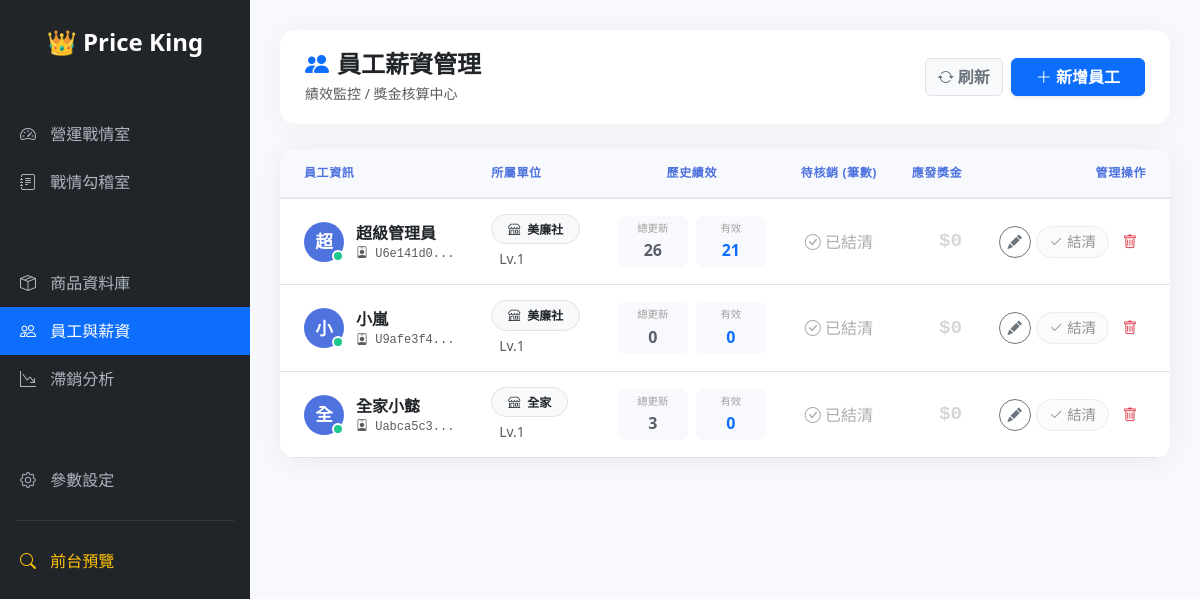
The app's page /admin/staff (signed in) with its own data.
### tables this page shows
CREATE TABLE staff (line_id TEXT PRIMARY KEY, username TEXT UNIQUE, password TEXT, name TEXT, role TEXT DEFAULT 'staff', chain_id INTEGER DEFAULT -1, wallet INTEGER DEFAULT 0, level INTEGER DEFAULT 1, status INTEGER DEFAULT 1);

CREATE TABLE chains (id INTEGER PRIMARY KEY AUTOINCREMENT, name TEXT, status INTEGER DEFAULT 1, logo_url TEXT DEFAULT '');

### app.py (the view)
@app.route('/admin/staff')
def admin_staff():
    if not is_admin_logged_in(): return redirect(url_for('admin_login'))
    conn = get_db(); cur = conn.cursor()
    cur.execute("SELECT s.*, c.name as chain_name FROM staff s LEFT JOIN chains c ON s.chain_id = c.id ORDER BY s.line_id ASC")
    staff_list = []
    for row in cur.fetchall():
        s = dict(row)
        cur.execute("SELECT COUNT(*) FROM price_logs WHERE staff_line_id = ?", (s['line_id'],))
        s['total_logs'] = cur.fetchone()[0]
        cur.execute("SELECT COUNT(*) FROM price_logs WHERE staff_line_id = ? AND status = 1", (s['line_id'],))
        s['valid_logs'] = cur.fetchone()[0]
        cur.execute("SELECT COUNT(*) FROM price_logs WHERE staff_line_id = ? AND status = 1 AND COALESCE(is_paid, 0) = 0", (s['line_id'],))
        s['unpaid_logs'] = cur.fetchone()[0]
        s['calc_wallet'] = s.get('wallet', 0)
        if s.get('status') is None: s['status'] = 1
        staff_list.append(s)
    cur.execute("SELECT * FROM chains WHERE status = 1")
    chains = [dict(r) for r in cur.fetchall()]
    conn.close(); return render_template('admin/staff.html', staff_list=staff_list, chains=chains)

### app.py (called while the page is built)
def get_db():
    conn = database.get_db_connection()
    conn.row_factory = sqlite3.Row
    return conn

def is_admin_logged_in(): return session.get('admin_logged_in')

### database.py (called while the page is built)
def get_db_connection():
    if config.DATABASE_URL:
        conn = psycopg2.connect(config.DATABASE_URL, cursor_factory=RealDictCursor)
        return conn
    else:
        import sqlite3
        BASE_DIR = os.path.dirname(os.path.abspath(__file__))
        DB_PATH = os.path.join(BASE_DIR, "database.db")
        conn = sqlite3.connect(DB_PATH)
        conn.row_factory = sqlite3.Row
        return SQLiteConnectionWrapper(conn)

    def execute(self, sql, params=None):
        if params is not None:
            sql = sql.replace('%s', '?')
            return self.cursor.execute(sql, params)
        return self.cursor.execute(sql)

    def fetchone(self):
        return self.cursor.fetchone()

    def fetchall(self):
        return self.cursor.fetchall()

    def cursor(self):
        return SQLiteCursorWrapper(self.conn.cursor())

    def close(self):
        self.conn.close()

### templates/admin/staff.html (shortened to what this page needs)
{% extends "admin/base.html" %}
{% block content %}
<div class="page-header">
    <div>
        <h4 class="mb-1 fw-bold text-dark"><i class="bi bi-people-fill text-primary me-2"></i>員工薪資管理</h4>
        <div class="text-muted small">績效監控 / 獎金核算中心</div>
    </div>
    <div class="d-flex gap-2">
        <button class="btn btn-light text-secondary border fw-bold" onclick="location.reload()">
            <i class="bi bi-arrow-repeat"></i> 刷新
        </button>
        <button class="btn btn-primary fw-bold px-4 shadow-sm" data-bs-toggle="modal" data-bs-target="#addStaffModal">
            <i class="bi bi-plus-lg"></i> 新增員工
        </button>
    </div>
</div>
<div class="dashboard-card">
    <div class="table-responsive">
        <table class="table table-hover mb-0">
            <thead>
                <tr>
                    <th class="ps-4">員工資訊</th>
                    <th>所屬單位</th>
                    <th class="text-center">歷史績效</th>
                    <th class="text-center">待核銷 (筆數)</th>
                    <th class="text-end">應發獎金</th>
                    <th class="text-end pe-4">管理操作</th>
                </tr>
            </thead>
            <tbody>
                {% for s in staff_list %}
                <tr>
                    <td class="ps-4">
                        <div class="d-flex align-items-center">
                            <div class="avatar-circle" style="background-color: {{ 'gray' if s.status == 0 else '#4e73df' }}">
                                {{ s.name[0] }}
                                <div class="status-dot" style="background-color: {{ '#1cc88a' if s.status == 1 else '#e74a3b' }}"></div>
                            </div>
                            <div>
                                <div class="fw-bold text-dark">{{ s.name }}</div>
                                <div class="text-muted small font-monospace" style="font-size: 0.75rem;">
                                    <i class="bi bi-person-badge"></i> {{ s.line_id[:8] }}...
                                </div>
                            </div>
                        </div>
                    </td>
                    <td>
                        {% if s.chain_name %}
                            <div class="badge bg-light text-dark border px-3 py-2 rounded-pill">
                                <i class="bi bi-shop me-1"></i> {{ s.chain_name }}
                            </div>
                        {% else %}
                            <span class="badge bg-secondary rounded-pill">自由人</span>
                        {% endif %}
                        <div class="small text-muted mt-1 ms-2">Lv.{{ s.level }}</div>
                    </td>
                    <td class="text-center">
                        <div class="d-flex justify-content-center gap-2">
                            <div class="data-pill">
                                <span class="label">總更新</span>
                                <span class="value">{{ s.total_logs }}</span>
                            </div>
                            <div class="data-pill">
                                <span class="label">有效</span>
                                <span class="value text-primary">{{ s.valid_logs }}</span>
                            </div>
                        </div>
                    </td>
                    <td class="text-center">
                        {% if s.unpaid_logs > 0 %}
                            <div class="unpaid-box shadow-sm">
                                <i class="bi bi-exclamation-circle-fill me-1"></i>
                                <strong>{{ s.unpaid_logs }}</strong> 筆
                            </div>
                        {% else %}
                            <span class="text-muted opacity-50"><i class="bi bi-check-circle"></i> 已結清</span>
                        {% endif %}
                    </td>
                    <td class="text-end">
                        {% if s.calc_wallet > 0 %}
                            <div class="wallet-amount text-money">${{ s.calc_wallet }}</div>
                        {% else %}
                            <div class="wallet-amount text-muted opacity-25">$0</div>
                        {% endif %}
                    </td>
                    <td class="text-end pe-4">
                        <div class="action-btn-group">
                            <button class="btn btn-outline-secondary"
                                    onclick="editStaff('{{ s.line_id }}', '{{ s.name }}', '{{ s.level }}', '{{ s.chain_id }}', '{{ s.status }}')"
                                    title="編輯與停權">
                                <i class="bi bi-pencil-fill"></i>
                            </button>
                            {% if s.calc_wallet > 0 %}
                            <form action="/admin/staff/payout" method="POST" class="d-inline"
                                  onsubmit="return confirm('💰 核銷確認：\n\n員工：{{ s.name }}\n金額：${{ s.calc_wallet }}\n筆數：{{ s.unpaid_logs }} 筆\n\n確定核銷並歸零嗎？');">
                                <input type="hidden" name="line_id" value="{{ s.line_id }}">
                                <button type="submit" class="btn btn-success shadow-sm btn-payout">
                                    <i class="bi bi-cash-stack me-1"></i> 核銷
                                </button>
                            </form>
                            {% else %}
                                <button class="btn btn-light text-muted border btn-payout" disabled>
                                    <i class="bi bi-check2 me-1"></i> 結清
                                </button>
                            {% endif %}
                            <form action="/admin/staff/delete" method="POST" class="d-inline"
                                  onsubmit="return confirm('⚠️ 危險操作！\n\n確定要刪除員工 [ {{ s.name }} ] 嗎？\n此操作無法復原！');">
                                <button type="submit" class="btn btn-outline-danger border-0" title="刪除員工">
                                    <i class="bi bi-trash"></i>
                                </button>
                            </form>
                        </div>
                    </td>
                </tr>
                {% endfor %}
            </tbody>
        </table>
    </div>
</div>
{% endblock %}

### templates/admin/staff.html (style rules this page uses)
:root { --primary-bg: #f8f9fc; --card-border: #e3e6f0; --text-dark: #3a3b45; --text-muted: #858796; }
body { background-color: var(--primary-bg); font-family: 'Nunito', system-ui, sans-serif; }
.page-header { background: white; padding: 20px 25px; border-radius: 15px; box-shadow: 0 0.15rem 1.75rem 0 rgba(58, 59, 69, 0.05); margin-bottom: 25px; display: flex; justify-content: space-between; align-items: center; }
.dashboard-card { background: white; border: none; border-radius: 15px; box-shadow: 0 0.15rem 1.75rem 0 rgba(58, 59, 69, 0.08); overflow: hidden; }
.table thead th { background-color: #f8f9fc; color: #4e73df; font-weight: 700; text-transform: uppercase; font-size: 0.75rem; letter-spacing: 0.05em; border-bottom: 2px solid #e3e6f0; padding: 15px; }
.table tbody td { padding: 15px; vertical-align: middle; color: #5a5c69; }
.avatar-circle { width: 40px; height: 40px; background-color: #4e73df; color: white; border-radius: 50%; display: flex; align-items: center; justify-content: center; font-weight: bold; font-size: 1.1rem; margin-right: 12px; position: relative; }
.status-dot { width: 12px; height: 12px; border-radius: 50%; border: 2px solid white; position: absolute; bottom: 0; right: 0; }
.data-pill { display: inline-flex; flex-direction: column; align-items: center; padding: 5px 10px; border-radius: 8px; background: #f8f9fc; min-width: 70px; }
.data-pill .label { font-size: 0.65rem; color: #a0a0a0; text-transform: uppercase; margin-bottom: 2px; }
.data-pill .value { font-weight: 800; font-size: 1rem; color: #5a5c69; }
.wallet-amount { font-family: 'Consolas', monospace; font-weight: 700; font-size: 1.2rem; }
.action-btn-group { display: flex; align-items: center; justify-content: flex-end; gap: 5px; }
.action-btn-group .btn { border-radius: 50px; width: 32px; height: 32px; padding: 0; display: inline-flex; align-items: center; justify-content: center; font-size: 0.9rem; }
.action-btn-group .btn-payout { width: auto; padding: 0 12px; height: 32px; }

### records on screen
staff: name "超", status 1 (drawn), name "超級管理員", line_id "U6e141d0", chain_name "美廉社", level "1", total_logs "26", valid_logs "21"
staff: name "小", status 1 (drawn), name "小嵐", line_id "U9afe3f4", chain_name "美廉社", level "1", total_logs "0", valid_logs "0"
staff: name "全", status 1 (drawn), name "全家小懿", line_id "Uabca5c3", chain_name "全家", level "1", total_logs "3", valid_logs "0"
